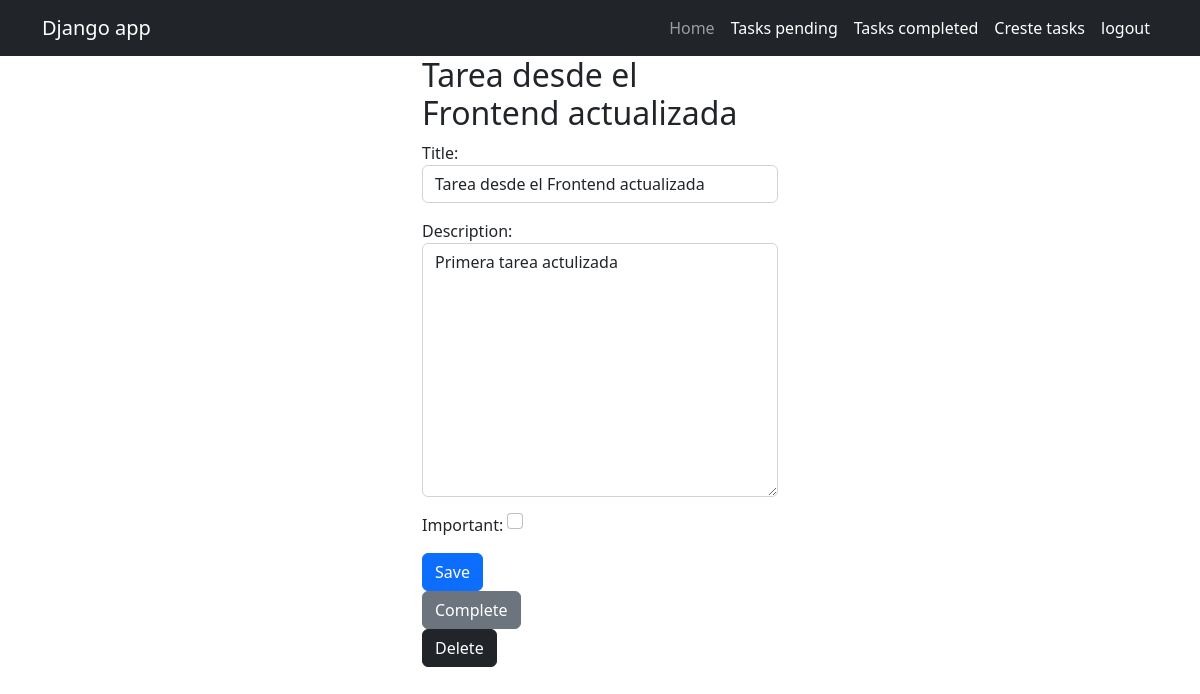
/tasks/2/ (signed in), run on the app's committed database.
### tasks/models.py (models this page shows, shortened)
class Task(models.Model):
    title = models.CharField(max_length=100)
    description = models.TextField(blank=True)
    created = models.DateTimeField(auto_now_add=True)
    datecomplete = models.DateTimeField(null=True, blank=True)
    important = models.BooleanField(default=True)
    user = models.ForeignKey(User, on_delete=models.CASCADE)

### tasks/views.py (the view, shortened to what this page needs)
# urls.py: path('tasks/<int:task_id>/', views.task_detail, name='task_detail'),
@login_required
def task_detail(request, task_id):
    if request.method == 'GET':
        task = get_object_or_404(Task, pk=task_id, user=request.user)
        form = TaskForm(instance=task)
        return render(request, 'tasks/task_detail.html', {'task': task, 'form': form})

### tasks/forms.py
class TaskForm(forms.ModelForm):
    class Meta:
        model = Task
        fields = ['title', 'description', 'important']
        widgets = {
            'title': forms.TextInput(attrs={'class': 'form-control'}),
            'description': forms.Textarea(attrs={'class': 'form-control'}),
            'important': forms.CheckboxInput(attrs={'class': 'form-check-input m-auto'})
        }

### tasks/templates/tasks/task_detail.html (shortened to what this page needs)
{% extends "base/base.html" %}
{% block content %}
<main class="container">
    <div class="row">
        <div class="col-md-4 offset-md-4">
<h2>{{ task.title }}</h2>
<form method="POST">
    {{ form.as_p }}
    <button class="btn btn-primary">Save</button>
</form>
<form action="{% url 'complete_task' task.id %}" method="POST">
    <button class="btn btn-secondary">Complete</button>
</form>
<form action="{% url 'delete_task' task.id %}" method="POST">
    <button class="btn btn-dark">Delete</button>
</form>
        </div>
    </div>
</main>
{% endblock %}

### data on the page
Task: title "Tarea desde el Frontend actualizada", description "Primera tarea actulizada"
